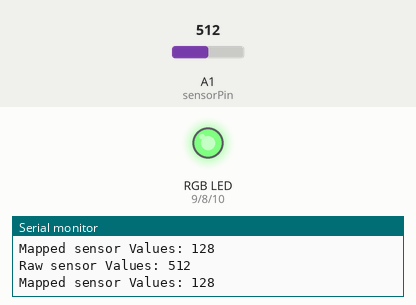
Bench run of a sketch on a simulated Arduino Uno, built with avr-gcc and run on an emulated ATmega328P. On the bench: an RGB LED mixed from three pins (HIGH = lit), the last lines printed to the serial monitor. The inputs (shaded band) are chosen by the test bench; at power-on: A1 (sensorPin) = 512. Dim RGB values are drawn brighter than linear.

Above: at 1.2 s.
1.3 s: A1 (sensorPin) set to 415
At 2.4 s:
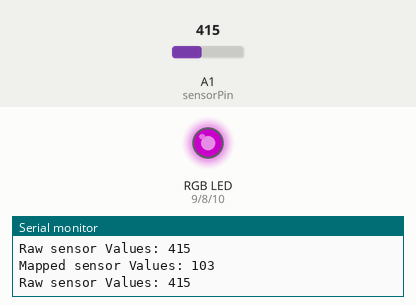
2.8 s: A1 (sensorPin) set to 382
At 3.4 s:
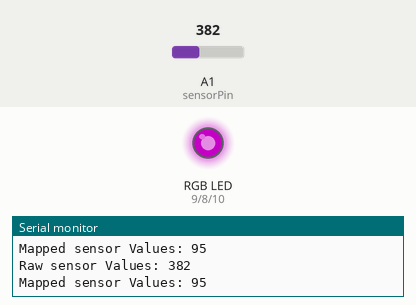
4.3 s: A1 (sensorPin) set to 716
At 5.5 s:
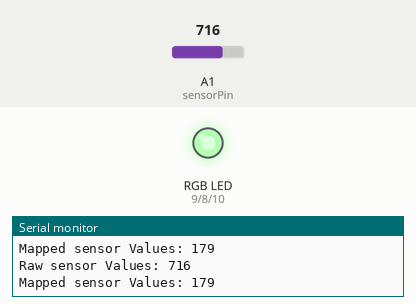
5.8 s: A1 (sensorPin) set to 984
At 7.0 s:
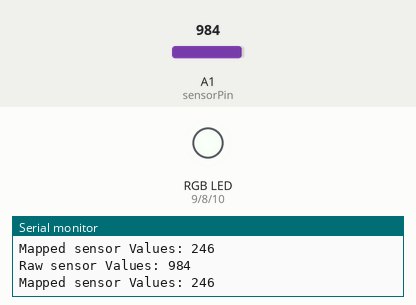
7.3 s: A1 (sensorPin) set to 1017
At 8.2 s:
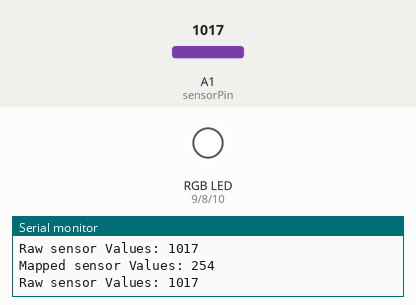
10.3 s: A1 (sensorPin) set to 122
At 11.5 s:
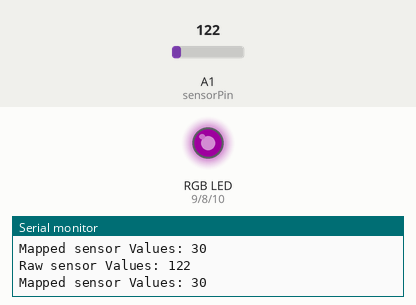
Timing chart, 0 to 12.8 s (numbered marks = the images above; inputs shaded):
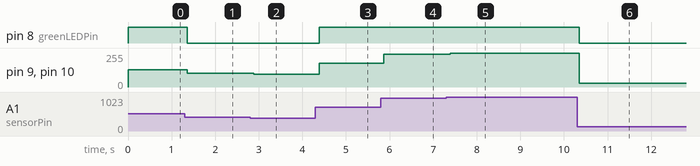

The sketch:

sens_light.ino
```cpp
/*
  Arduino Starter Kit example
  Project 4 - Color Mixing Lamp

  This sketch is written to accompany Project 3 in the Arduino Starter Kit

  Parts required:
  - one RGB LED
  - three 10 kilohm resistors
  - three 220 ohm resistors
  - three photoresistors
  - red green and blue colored gels

  created 13 Sep 2012
  modified 14 Nov 2012
  by Scott Fitzgerald
  Thanks to Federico Vanzati for improvements

  http://www.arduino.cc/starterKit

  This example code is part of the public domain.
*/

const int greenLEDPin = 8;    // LED connected to digital pin 9
const int redLEDPin = 9;     // LED connected to digital pin 10
const int blueLEDPin = 10;    // LED connected to digital pin 11

const int sensorPin = A1;  // pin with the photoresistor

int value = 0;

int sensorValue = 0; // variable to hold the value from the red sensor

void setup() {
  // initialize serial communications at 9600 bps:
  Serial.begin(9600);

  // set the digital pins as outputs
  pinMode(greenLEDPin, OUTPUT);
  pinMode(redLEDPin, OUTPUT);
  pinMode(blueLEDPin, OUTPUT);
}

void loop() {
  // Read the sensors first:
  sensorValue = analogRead(sensorPin);

  // print out the values to the Serial Monitor
  Serial.print("\nRaw sensor Values: ");
  Serial.print(sensorValue);

  /*
    In order to use the values from the sensor for the LED, you need to do some
    math. The ADC provides a 10-bit number, but analogWrite() uses 8 bits.
    You'll want to divide your sensor readings by 4 to keep them in range
    of the output.
  */
  value = sensorValue / 4;

  // print out the mapped values
  Serial.print("\nMapped sensor Values: ");
  Serial.print(value);

  /*
    Now that you have a usable value, it's time to PWM the LED.
  */
  analogWrite(redLEDPin, value);
  analogWrite(greenLEDPin, value);
  analogWrite(blueLEDPin, value);
}
```

Measured:
- after the input at 1.3 s, pin 8 (greenLEDPin): HIGH → LOW after 0.06 s; pin 9 (redLEDPin), pin 10 (blueLEDPin): 128/255 → 103/255 after 0.06 s
- after the input at 2.8 s, pin 9 (redLEDPin), pin 10 (blueLEDPin): 103/255 → 95/255 after 0.09 s
- after the input at 4.3 s, pin 8 (greenLEDPin): LOW → HIGH after 0.09 s; pin 9 (redLEDPin), pin 10 (blueLEDPin): 95/255 → 179/255 after 0.09 s
- after the input at 5.8 s, pin 9 (redLEDPin), pin 10 (blueLEDPin): 179/255 → 246/255 after 0.06 s
- after the input at 7.3 s, pin 9 (redLEDPin), pin 10 (blueLEDPin): 246/255 → 254/255 after 0.09 s
- after the input at 10.3 s, pin 8 (greenLEDPin): HIGH → LOW after 0.06 s; pin 9 (redLEDPin), pin 10 (blueLEDPin): 254/255 → 30/255 after 0.06 s
